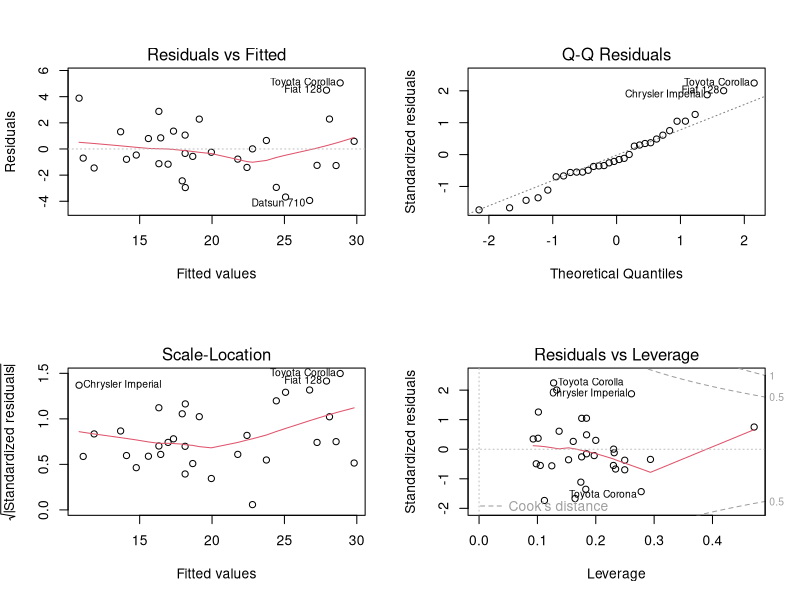
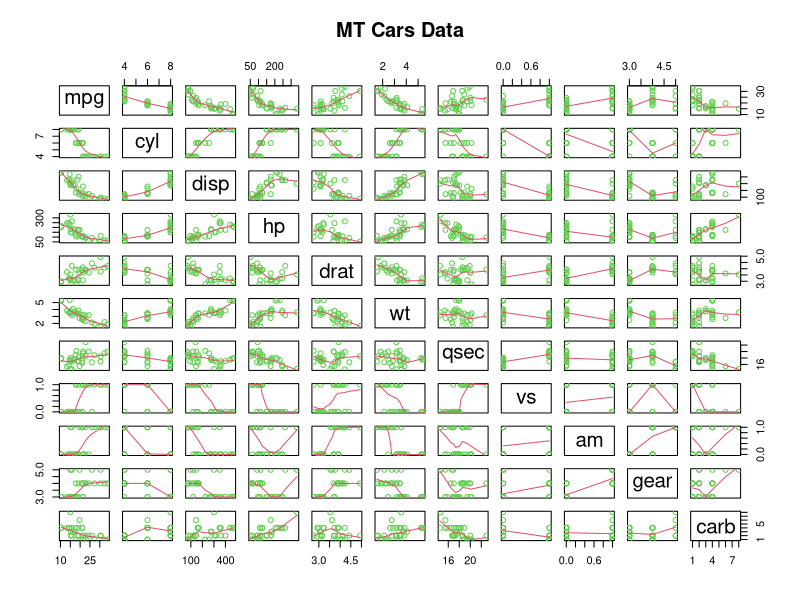
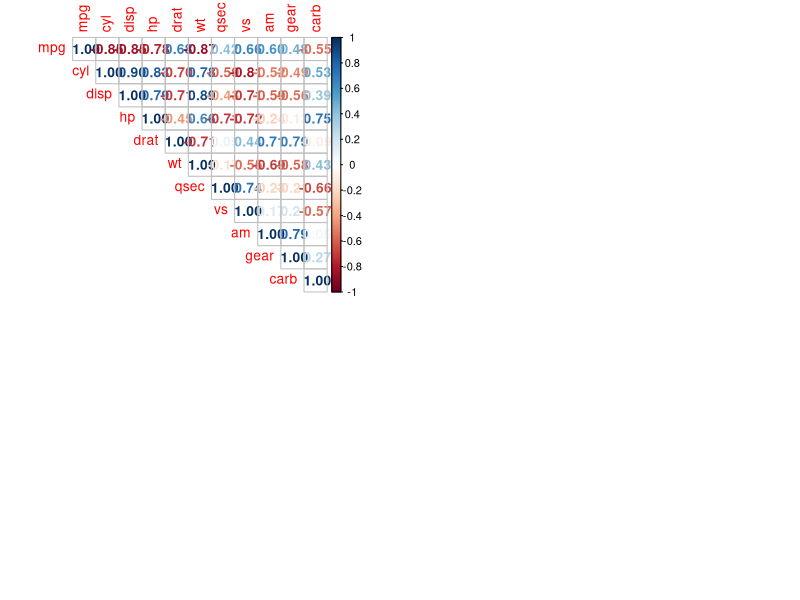
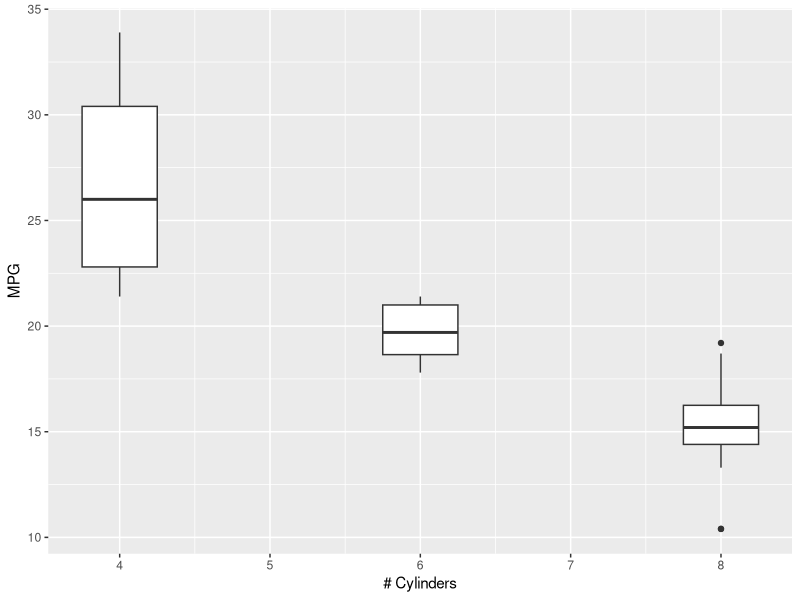
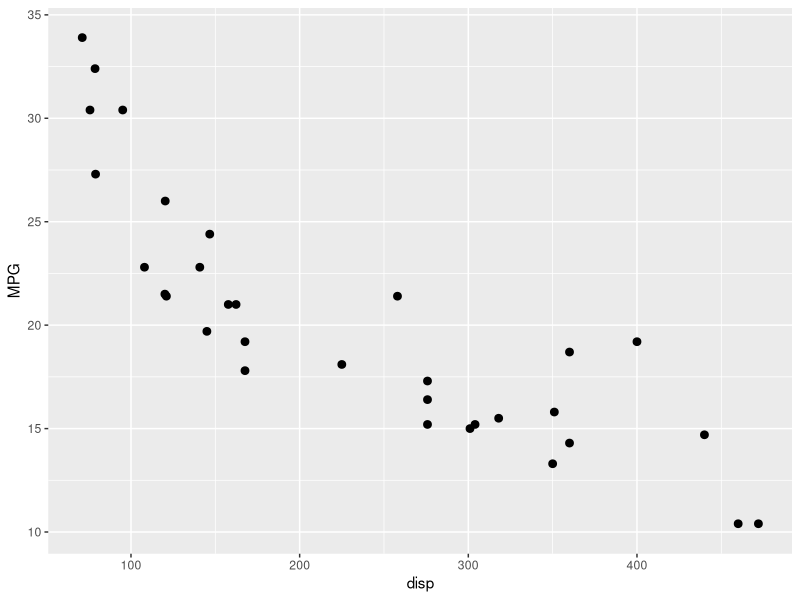
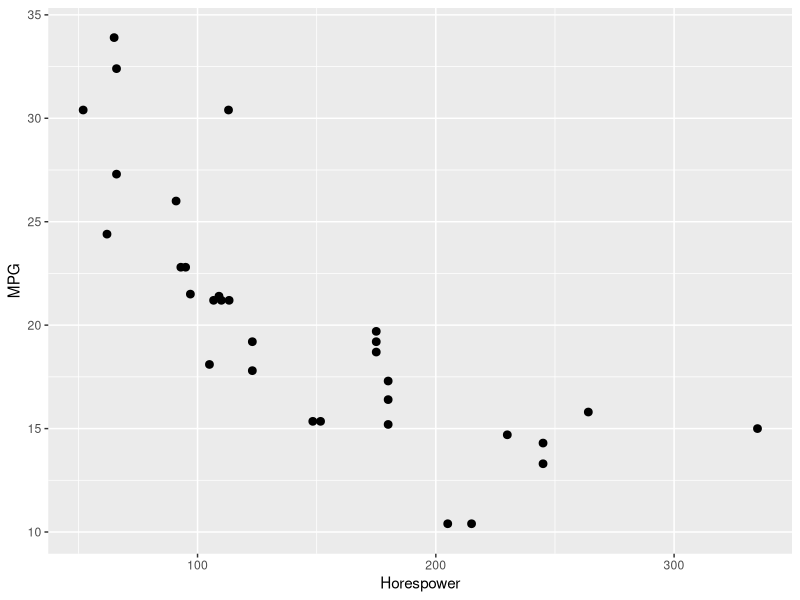
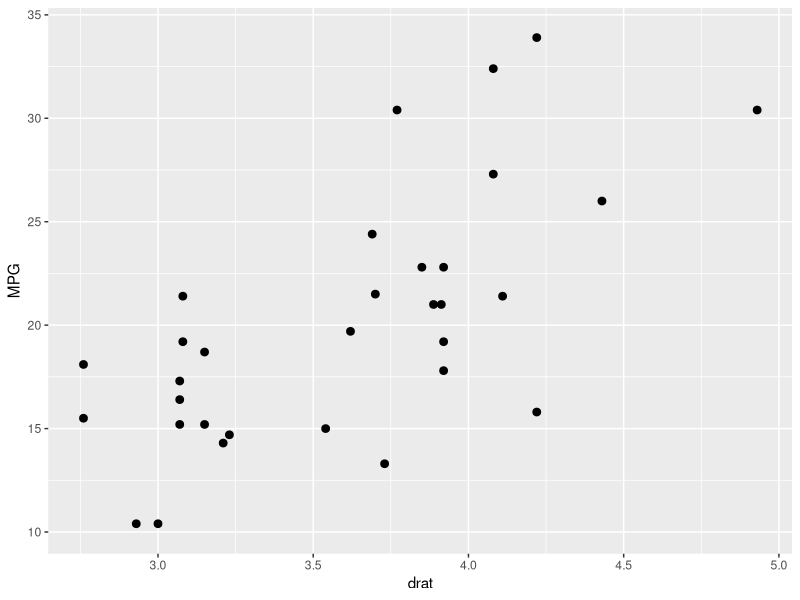
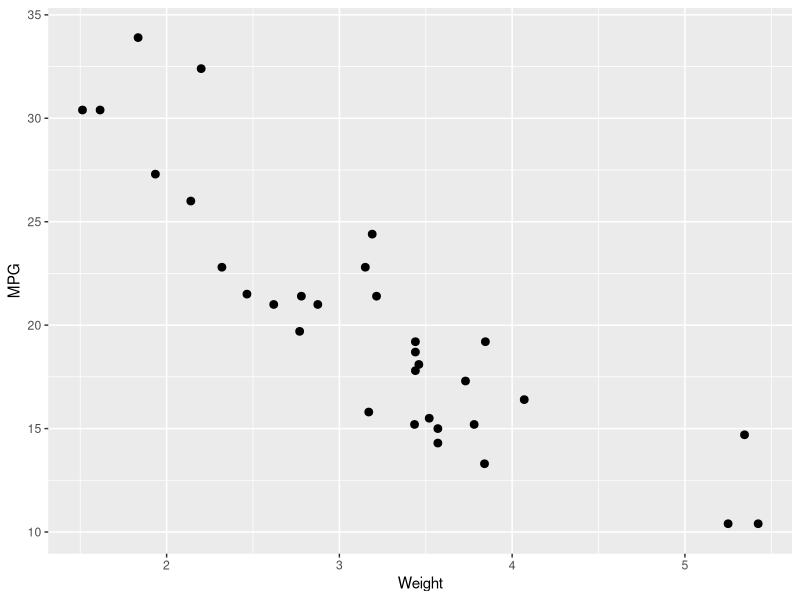

The R script that drew these images, in order:
## ---- chunk 1
ipak <- function(pkg){
      new.pkg <- pkg[!(pkg %in% installed.packages()[, "Package"])]
      if (length(new.pkg)) 
            install.packages(new.pkg, dependencies = TRUE)
      sapply(pkg, require, character.only = TRUE)
}

### Package Usage
packages <- c("plyr", "dplyr", "data.table", "dtplyr", "lubridate", "ggplot2", "scales",
                  "reshape2", "knitr", "R.cache", "stringr", "gtools", "quantreg",
                  "graphics", "corrplot", "broom")
ipak(packages)
## ---- chunk 2
data(mtcars)
## ---- chunk 3
str(mtcars)
head(mtcars)
summary(mtcars)
## ---- chunk 4
fit1 <- lm(mpg ~ factor(am), data = mtcars)
fit1coef <- round(summary(fit1)$coef, 4)
fit1glance <- round(glance(fit1)[1:6], 4)
fit1coef
fit1glance
## ---- chunk 5
fit2 <- lm(mpg ~ factor(am) + wt, data = mtcars)
fit2coef <- round(summary(fit2)$coef, 4)
fit2glance <- round(glance(fit2)[1:6], 4)
fit2coef
fit2glance
## ---- chunk 6
fit3 <- lm(mpg ~ factor(am) + wt + factor(cyl), data = mtcars)
fit3coef <- round(summary(fit3)$coef, 4)
fit3glance <- round(glance(fit3)[1:6], 4)
fit3coef
fit3glance
## ---- chunk 7
fit4E <- lm(mpg ~ factor(am) + wt + factor(cyl) + drat, data = mtcars)
fit4Ecoef <- round(summary(fit4E)$coef, 4)
fit4Eglance <- round(glance(fit4E)[1:6], 4)
fit4Ecoef
fit4Eglance
## ---- chunk 8
fit4 <- lm(mpg ~ factor(am) + wt + factor(cyl) + hp, data = mtcars)
fit4coef <- round(summary(fit4)$coef, 4)
fit4glance <- round(glance(fit4)[1:6], 4)
fit4coef
fit4glance
## ---- chunk 9
fit10 <- lm(mpg ~ ., data = mtcars)
fit10coef <- round(summary(fit10)$coef, 4)
fit10glance <- round(glance(fit10)[1:6], 4)
fit10coef
fit10glance
## ---- chunk 10
mpg.anova <- anova(fit1, fit2, fit3, fit4)
mpg
## ---- chunk 11
par(mfrow = c(2,2))
plot(fit4)
## ---- chunk 12
pairs(mtcars, panel = panel.smooth, main = "MT Cars Data", col = 3)
## ---- chunk 13
mtcars.cor <- cor(mtcars)
corrplot(mtcars.cor, method = "number", type = "upper", add = FALSE, 
                  order = "original", is.corr = TRUE)
## ---- chunk 14
par(mfrow = c(2,4), mar = c(6,4,1,1))
g1 <- ggplot(mtcars, aes(x = cyl, y = mpg, group = cyl)) +
            geom_boxplot(width = 0.5) +
            labs(x = "# Cylinders", y = "MPG")
g1
g2 <- ggplot(mtcars, aes(x = disp, y = mpg, group = disp)) +
            geom_dotplot(binaxis = "y", stackdir = "center", dotsize = 0.75, binwidth = 0.5) +
            labs(x = "disp", y = "MPG")
g2
g3 <- ggplot(mtcars, aes(x = hp, y = mpg, group = hp)) +
            geom_dotplot(binaxis = "y", stackdir = "center", dotsize = 0.75, binwidth = 0.5) +
            labs(x = "Horespower", y = "MPG")
g3
g4 <- ggplot(mtcars, aes(x = drat, y = mpg, group = drat)) +
            geom_dotplot(binaxis = "y", stackdir = "center", dotsize = 0.75, binwidth = 0.5) +
            labs(x = "drat", y = "MPG")
g4
g5 <- ggplot(mtcars, aes(x = wt, y = mpg, group = wt)) +
            geom_dotplot(binaxis = "y", stackdir = "center", dotsize = 0.75, binwidth = 0.5) +
            labs(x = "Weight", y = "MPG")
g5
g6 <- ggplot(mtcars, aes(x = vs, y = mpg, group = vs)) +
            geom_boxplot(width = 0.5) +
            labs(x = "vs", y = "MPG")
g6
g7 <- ggplot(mtcars, aes(x = am, y = mpg, group = am)) +
            geom_boxplot(width = 0.5) +
            labs(x = "Auto/Manual", y = "MPG")
g7
g8 <- ggplot(mtcars, aes(x = carb, y = mpg, group = carb)) +
            geom_boxplot(width = 0.5) +
            labs(x = "Carberator", y = "MPG")
g8
